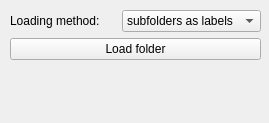
<?xml version="1.0" encoding="UTF-8"?>
<ui version="4.0">
 <class>FolderConfigwidget</class>
 <widget class="QWidget" name="FolderConfigwidget">
  <property name="geometry">
   <rect>
    <x>0</x>
    <y>0</y>
    <width>269</width>
    <height>123</height>
   </rect>
  </property>
  <property name="windowTitle">
   <string>FolderPlugin</string>
  </property>
  <property name="accessibleName">
   <string>Folder Loader Plugin</string>
  </property>
  <widget class="QWidget" name="verticalLayoutWidget_2">
   <property name="geometry">
    <rect>
     <x>10</x>
     <y>10</y>
     <width>251</width>
     <height>101</height>
    </rect>
   </property>
   <layout class="QVBoxLayout" name="verticalLayout">
    <item>
     <layout class="QHBoxLayout" name="horizontalLayout">
      <item>
       <widget class="QLabel" name="label">
        <property name="text">
         <string>Loading method:</string>
        </property>
       </widget>
      </item>
      <item>
       <widget class="QComboBox" name="comboBox">
        <item>
         <property name="text">
          <string>subfolders as labels</string>
         </property>
        </item>
        <item>
         <property name="text">
          <string>names as labels</string>
         </property>
        </item>
        <item>
         <property name="text">
          <string>folder as label</string>
         </property>
        </item>
       </widget>
      </item>
     </layout>
    </item>
    <item>
     <layout class="QHBoxLayout" name="horizontalLayout_2">
      <item>
       <widget class="QPushButton" name="loadFolderButton">
        <property name="text">
         <string>Load folder</string>
        </property>
       </widget>
      </item>
     </layout>
    </item>
    <item>
     <layout class="QHBoxLayout" name="horizontalLayout_3">
      <item>
       <widget class="QLabel" name="save_label">
        <property name="text">
         <string/>
        </property>
       </widget>
      </item>
     </layout>
    </item>
   </layout>
  </widget>
 </widget>
 <resources/>
 <connections/>
</ui>
